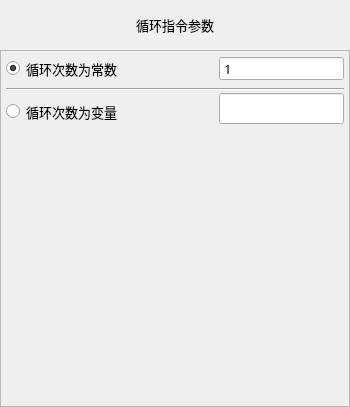
<?xml version="1.0" encoding="UTF-8"?>
<ui version="4.0">
 <class>FormActFor</class>
 <widget class="QWidget" name="FormActFor">
  <property name="geometry">
   <rect>
    <x>0</x>
    <y>0</y>
    <width>350</width>
    <height>407</height>
   </rect>
  </property>
  <property name="minimumSize">
   <size>
    <width>350</width>
    <height>407</height>
   </size>
  </property>
  <property name="maximumSize">
   <size>
    <width>700</width>
    <height>815</height>
   </size>
  </property>
  <property name="font">
   <font>
    <family>微软雅黑</family>
    <pointsize>10</pointsize>
    <weight>50</weight>
    <italic>false</italic>
    <bold>false</bold>
   </font>
  </property>
  <property name="windowTitle">
   <string notr="true">循环</string>
  </property>
  <property name="toolTip">
   <string notr="true"/>
  </property>
  <property name="statusTip">
   <string notr="true"/>
  </property>
  <property name="whatsThis">
   <string notr="true"/>
  </property>
  <property name="accessibleName">
   <string notr="true"/>
  </property>
  <property name="accessibleDescription">
   <string notr="true"/>
  </property>
  <property name="styleSheet">
   <string notr="true"/>
  </property>
  <property name="windowFilePath">
   <string notr="true"/>
  </property>
  <layout class="QVBoxLayout" name="verticalLayout">
   <property name="spacing">
    <number>0</number>
   </property>
   <property name="margin">
    <number>0</number>
   </property>
   <item>
    <widget class="QLabel" name="labelParaTitle">
     <property name="sizePolicy">
      <sizepolicy hsizetype="Preferred" vsizetype="Fixed">
       <horstretch>0</horstretch>
       <verstretch>0</verstretch>
      </sizepolicy>
     </property>
     <property name="minimumSize">
      <size>
       <width>0</width>
       <height>50</height>
      </size>
     </property>
     <property name="font">
      <font>
       <family>微软雅黑</family>
       <pointsize>10</pointsize>
       <weight>50</weight>
       <bold>false</bold>
      </font>
     </property>
     <property name="styleSheet">
      <string notr="true">QLabel#labelParaTitle
{
	color: black;
	border-image: url(:/img/widget/Panel.png) 0 4 0 4;
	border-left: 4px transparent;
	border-right: 4px transparent;
}
</string>
     </property>
     <property name="text">
      <string>循环指令参数</string>
     </property>
     <property name="alignment">
      <set>Qt::AlignCenter</set>
     </property>
    </widget>
   </item>
   <item>
    <widget class="QFrame" name="frameActFor">
     <property name="font">
      <font>
       <family>微软雅黑</family>
       <pointsize>10</pointsize>
       <weight>50</weight>
       <italic>false</italic>
       <bold>false</bold>
      </font>
     </property>
     <property name="styleSheet">
      <string notr="true"/>
     </property>
     <property name="frameShape">
      <enum>QFrame::StyledPanel</enum>
     </property>
     <property name="frameShadow">
      <enum>QFrame::Plain</enum>
     </property>
     <property name="IsMainArea" stdset="0">
      <bool>true</bool>
     </property>
     <layout class="QGridLayout" name="gridLayout">
      <property name="margin">
       <number>5</number>
      </property>
      <item row="0" column="0">
       <widget class="xRadioButton" name="radioConst">
        <property name="sizePolicy">
         <sizepolicy hsizetype="Expanding" vsizetype="Fixed">
          <horstretch>0</horstretch>
          <verstretch>0</verstretch>
         </sizepolicy>
        </property>
        <property name="minimumSize">
         <size>
          <width>0</width>
          <height>25</height>
         </size>
        </property>
        <property name="maximumSize">
         <size>
          <width>16777215</width>
          <height>50</height>
         </size>
        </property>
        <property name="font">
         <font>
          <family>微软雅黑</family>
          <pointsize>10</pointsize>
          <weight>50</weight>
          <italic>false</italic>
          <bold>false</bold>
         </font>
        </property>
        <property name="focusPolicy">
         <enum>Qt::NoFocus</enum>
        </property>
        <property name="text">
         <string>循环次数为常数</string>
        </property>
        <property name="checked">
         <bool>true</bool>
        </property>
       </widget>
      </item>
      <item row="0" column="1">
       <widget class="xSpinBox" name="BoxConst">
        <property name="enabled">
         <bool>true</bool>
        </property>
        <property name="sizePolicy">
         <sizepolicy hsizetype="Fixed" vsizetype="Fixed">
          <horstretch>0</horstretch>
          <verstretch>0</verstretch>
         </sizepolicy>
        </property>
        <property name="minimumSize">
         <size>
          <width>100</width>
          <height>25</height>
         </size>
        </property>
        <property name="maximumSize">
         <size>
          <width>200</width>
          <height>50</height>
         </size>
        </property>
        <property name="font">
         <font>
          <family>微软雅黑</family>
          <pointsize>10</pointsize>
          <weight>50</weight>
          <italic>false</italic>
          <bold>false</bold>
         </font>
        </property>
        <property name="focusPolicy">
         <enum>Qt::ClickFocus</enum>
        </property>
        <property name="acceptDrops">
         <bool>false</bool>
        </property>
        <property name="alignment">
         <set>Qt::AlignLeading|Qt::AlignLeft|Qt::AlignVCenter</set>
        </property>
        <property name="buttonSymbols">
         <enum>QAbstractSpinBox::NoButtons</enum>
        </property>
        <property name="specialValueText">
         <string notr="true"/>
        </property>
        <property name="keyboardTracking">
         <bool>false</bool>
        </property>
        <property name="suffix">
         <string notr="true"/>
        </property>
        <property name="prefix">
         <string notr="true"/>
        </property>
        <property name="minimum">
         <number>1</number>
        </property>
        <property name="maximum">
         <number>65535</number>
        </property>
        <property name="value">
         <number>1</number>
        </property>
        <property name="HasBtn" stdset="0">
         <bool>true</bool>
        </property>
       </widget>
      </item>
      <item row="1" column="0" rowspan="2" colspan="2">
       <widget class="Line" name="line">
        <property name="minimumSize">
         <size>
          <width>0</width>
          <height>5</height>
         </size>
        </property>
        <property name="orientation">
         <enum>Qt::Horizontal</enum>
        </property>
       </widget>
      </item>
      <item row="2" column="1" rowspan="2">
       <widget class="xLineEdit" name="lineEditVar">
        <property name="enabled">
         <bool>true</bool>
        </property>
        <property name="sizePolicy">
         <sizepolicy hsizetype="Fixed" vsizetype="Fixed">
          <horstretch>0</horstretch>
          <verstretch>0</verstretch>
         </sizepolicy>
        </property>
        <property name="minimumSize">
         <size>
          <width>100</width>
          <height>25</height>
         </size>
        </property>
        <property name="maximumSize">
         <size>
          <width>200</width>
          <height>50</height>
         </size>
        </property>
        <property name="font">
         <font>
          <family>微软雅黑</family>
          <pointsize>10</pointsize>
          <weight>50</weight>
          <italic>false</italic>
          <bold>false</bold>
         </font>
        </property>
        <property name="focusPolicy">
         <enum>Qt::ClickFocus</enum>
        </property>
        <property name="acceptDrops">
         <bool>false</bool>
        </property>
        <property name="alignment">
         <set>Qt::AlignCenter</set>
        </property>
        <property name="readOnly">
         <bool>true</bool>
        </property>
       </widget>
      </item>
      <item row="3" column="0">
       <widget class="xRadioButton" name="radioVar">
        <property name="sizePolicy">
         <sizepolicy hsizetype="Expanding" vsizetype="Fixed">
          <horstretch>0</horstretch>
          <verstretch>0</verstretch>
         </sizepolicy>
        </property>
        <property name="minimumSize">
         <size>
          <width>0</width>
          <height>25</height>
         </size>
        </property>
        <property name="maximumSize">
         <size>
          <width>16777215</width>
          <height>50</height>
         </size>
        </property>
        <property name="font">
         <font>
          <family>微软雅黑</family>
          <pointsize>10</pointsize>
          <weight>50</weight>
          <italic>false</italic>
          <bold>false</bold>
         </font>
        </property>
        <property name="focusPolicy">
         <enum>Qt::NoFocus</enum>
        </property>
        <property name="text">
         <string>循环次数为变量</string>
        </property>
       </widget>
      </item>
      <item row="4" column="0" colspan="2">
       <spacer name="verticalSpacerDown">
        <property name="orientation">
         <enum>Qt::Vertical</enum>
        </property>
        <property name="sizeHint" stdset="0">
         <size>
          <width>682</width>
          <height>626</height>
         </size>
        </property>
       </spacer>
      </item>
     </layout>
    </widget>
   </item>
  </layout>
 </widget>
 <customwidgets>
  <customwidget>
   <class>xRadioButton</class>
   <extends>QRadioButton</extends>
   <header>xradiobutton.h</header>
  </customwidget>
  <customwidget>
   <class>xSpinBox</class>
   <extends>QSpinBox</extends>
   <header>xspinbox.h</header>
   <slots>
    <signal>clicked()</signal>
   </slots>
  </customwidget>
  <customwidget>
   <class>xLineEdit</class>
   <extends>QLineEdit</extends>
   <header>xlineedit.h</header>
   <slots>
    <signal>clicked()</signal>
   </slots>
  </customwidget>
 </customwidgets>
 <tabstops>
  <tabstop>radioConst</tabstop>
  <tabstop>BoxConst</tabstop>
  <tabstop>radioVar</tabstop>
 </tabstops>
 <resources/>
 <connections>
  <connection>
   <sender>radioConst</sender>
   <signal>toggled(bool)</signal>
   <receiver>BoxConst</receiver>
   <slot>setEnabled(bool)</slot>
   <hints>
    <hint type="sourcelabel">
     <x>201</x>
     <y>52</y>
    </hint>
    <hint type="destinationlabel">
     <x>201</x>
     <y>101</y>
    </hint>
   </hints>
  </connection>
  <connection>
   <sender>radioVar</sender>
   <signal>toggled(bool)</signal>
   <receiver>lineEditVar</receiver>
   <slot>setEnabled(bool)</slot>
   <hints>
    <hint type="sourcelabel">
     <x>230</x>
     <y>168</y>
    </hint>
    <hint type="destinationlabel">
     <x>232</x>
     <y>203</y>
    </hint>
   </hints>
  </connection>
  <connection>
   <sender>BoxConst</sender>
   <signal>clicked()</signal>
   <receiver>FormActFor</receiver>
   <slot>inputConst()</slot>
   <hints>
    <hint type="sourcelabel">
     <x>220</x>
     <y>99</y>
    </hint>
    <hint type="destinationlabel">
     <x>416</x>
     <y>123</y>
    </hint>
   </hints>
  </connection>
  <connection>
   <sender>lineEditVar</sender>
   <signal>clicked()</signal>
   <receiver>FormActFor</receiver>
   <slot>selectVar()</slot>
   <hints>
    <hint type="sourcelabel">
     <x>230</x>
     <y>213</y>
    </hint>
    <hint type="destinationlabel">
     <x>503</x>
     <y>125</y>
    </hint>
   </hints>
  </connection>
 </connections>
 <slots>
  <slot>inputConst()</slot>
  <slot>selectVar()</slot>
 </slots>
</ui>
